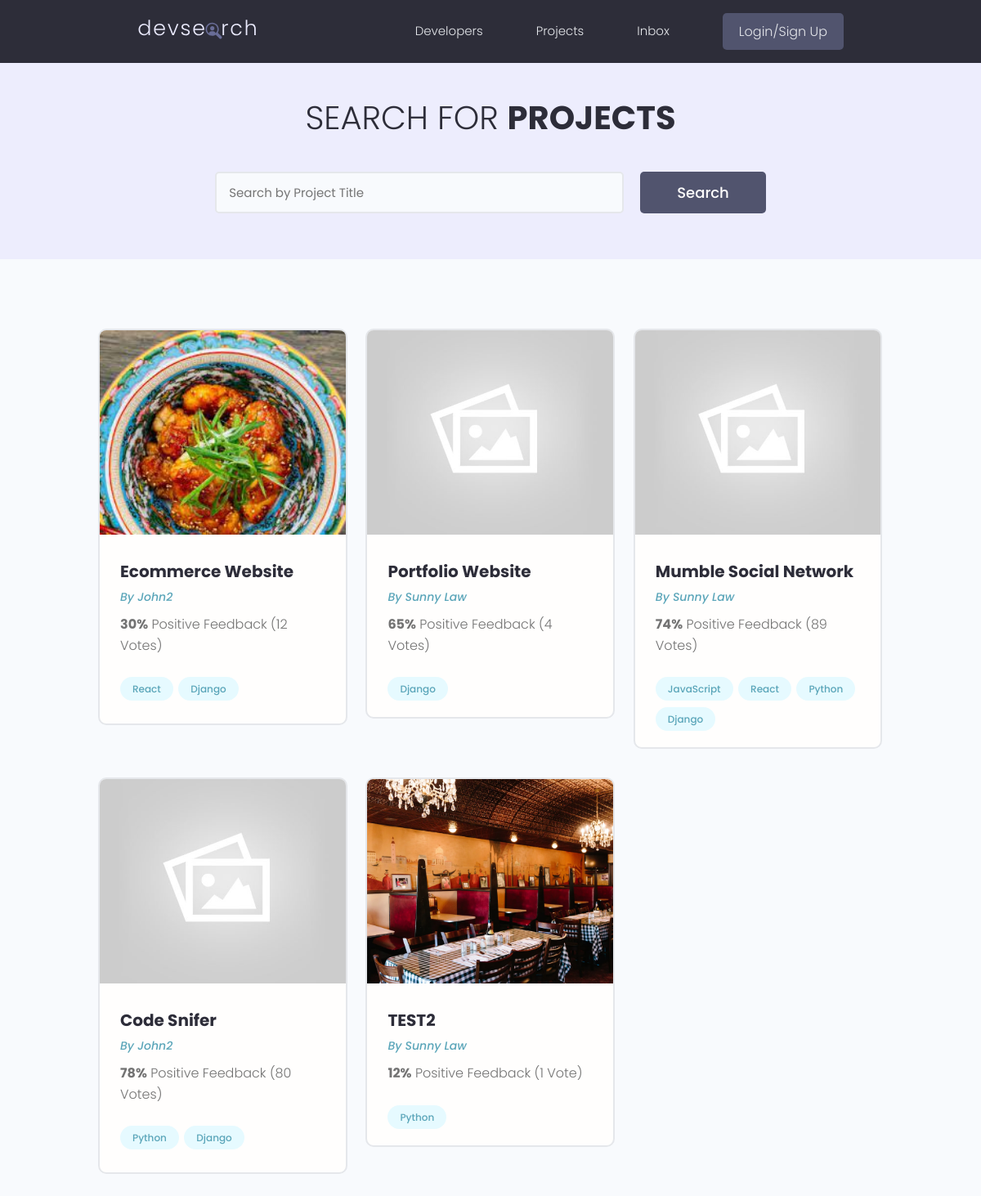
The page /projects/ on the database as committed earlier.
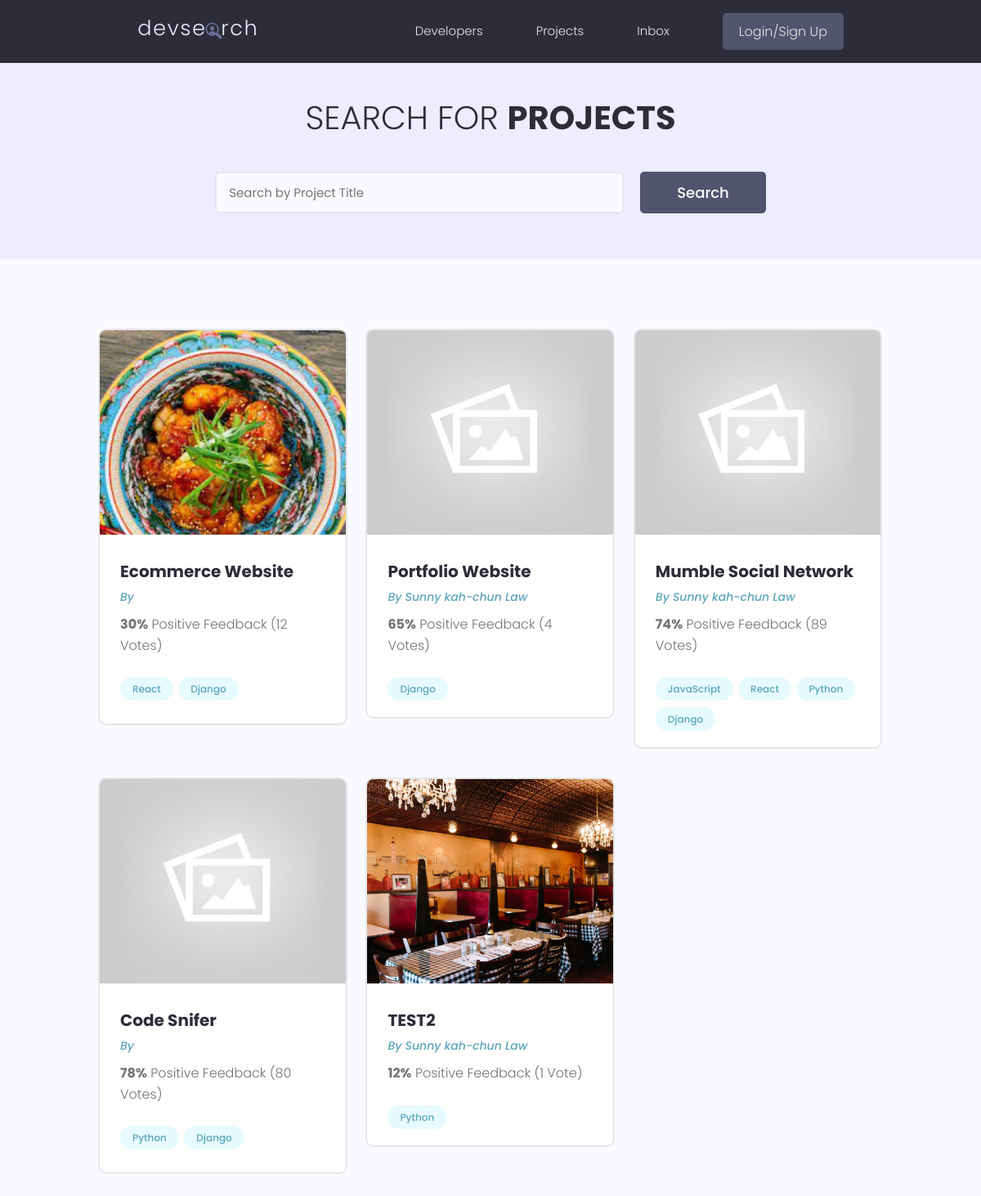
The same page on the database as committed later.
### projects/models.py (models this page shows, shortened)
class Projects(models.Model):
    owner = models.ForeignKey(
        Profile, null=True, blank=True, on_delete=models.SET_NULL)
    title = models.CharField(max_length=200)
    description = models.TextField(null=True, blank=True)
    featured_image = models.ImageField(
        null=True, blank=True, default="default.jpg")
    demo_link = models.CharField(max_length=2000, blank=True)
    source_link = models.CharField(max_length=2000, null=True, blank=True)
    tags = models.ManyToManyField('Tag', blank=True)
    vote_total = models.IntegerField(default=0, null=True, blank=True)
    vote_ratio = models.IntegerField(default=0, null=True, blank=True)
    created = models.DateTimeField(auto_now_add=True)
    id = models.UUIDField(default=uuid.uuid4, unique=True,
                          primary_key=True, editable=False)

### users/models.py (models this page shows, shortened)
class Profile(models.Model):
    user = models.OneToOneField(
        User, on_delete=models.CASCADE, null=True, blank=True)
    name = models.CharField(max_length=200, blank=True, null=True)
    email = models.EmailField(max_length=500, blank=True, null=True)
    username = models.CharField(max_length=200, blank=True, null=True)
    location = models.CharField(max_length=200, blank=True, null=True)
    short_intro = models.CharField(max_length=200, blank=True, null=True)
    bio = models.TextField(blank=True, null=True)
    profile_image = models.ImageField(
        null=True, blank=True, upload_to='profiles/', default="profiles/user-default.png")
    social_github = models.CharField(max_length=200, blank=True, null=True)
    social_twitter = models.CharField(max_length=200, blank=True, null=True)
    social_linkedin = models.CharField(max_length=200, blank=True, null=True)
    social_youtube = models.CharField(max_length=200, blank=True, null=True)
    social_website = models.CharField(max_length=200, blank=True, null=True)
    created = models.DateTimeField(auto_now_add=True)
    id = models.UUIDField(default=uuid.uuid4, unique=True,
                          primary_key=True, editable=False)

### projects/views.py (the view)
# urls.py: path('projects/', include('projects.urls')),
def projects(request):
    projects = Projects.objects.all()
    context = {'projects': projects}
    return render(request, 'projects/projects.html', context)

### projects/models.py (called while the page is built)
    def __str__(self):
        return self.name

### projects/templates/projects/projects.html (shortened to what this page needs)
{% extends 'main.html'%}
{% block content %}
<main class="projects">
    <section class="hero-section text-center">
      <div class="container container--narrow">
        <div class="hero-section__box">
          <h2>Search for <span>Projects</span></h2>
        </div>
        <div class="hero-section__search">
          <form class="form" action="#" method="get">
            <div class="form__field">
              <input class="input input--text" id="formInput#search" type="text" name="text"
                placeholder="Search by Project Title" />
            </div>
            <input class="btn btn--sub btn--lg" type="submit" value="Search" />
          </form>
        </div>
      </div>
    </section>
    <section class="projectsList">
      <div class="container">
        <div class="grid grid--three">
        {% for project in projects %}
        <div class="column">
            <div class="card project">
                <a href="{% url 'project' project.id %}}" class="project">
                    <img class="project__thumbnail" src="{{ project.featured_image.url }}" alt="project thumbnail" />
                    <div class="card__body">
                        <h3 class="project__title">{{project.title}}</h3>
                        <p><a class="project__author" href="{% url 'user-profile' project.owner.id %}">By {{project.owner.name}}</a></p>
                        <p class="project--rating">
                            <span style="font-weight: bold;">{{project.vote_ratio}}%</span> Positive
                            Feedback ({{project.vote_total}} Vote{{project.vote_total|pluralize:"s"}})
                        </p>
                        <div class="project__tags">
                            {% for tag in project.tags.all %}
                            <span class="tag tag--pill tag--main">
                                <small>{{tag}}</small>
                            </span>
                            {% endfor %}
                        </div>
                    </div>
                </a>
            </div>
        </div>
        {% endfor %}
        </div>
      </div>
    </section>
  </main>
{% endblock content %}

Rows that differ between the two databases and show on the page:
changed Projects "Ecommerce Website": owner.name "John2" → (not shown)
changed through a linked row, Projects "Portfolio Website": owner.name "Sunny Law" → "Sunny kah-chun Law"
changed through a linked row, Projects "Mumble Social Network": owner.name "Sunny Law" → "Sunny kah-chun Law"
changed Projects "Code Snifer": owner.name "John2" → (not shown)
changed through a linked row, Projects "TEST2": owner.name "Sunny Law" → "Sunny kah-chun Law"
